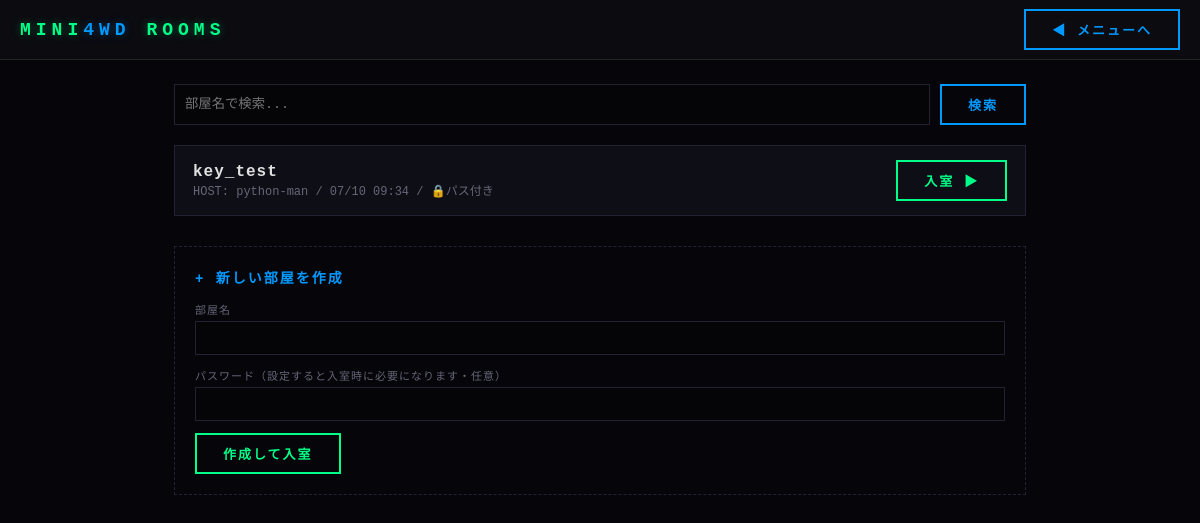
Before: /rooms/ (signed in) with the older database file.
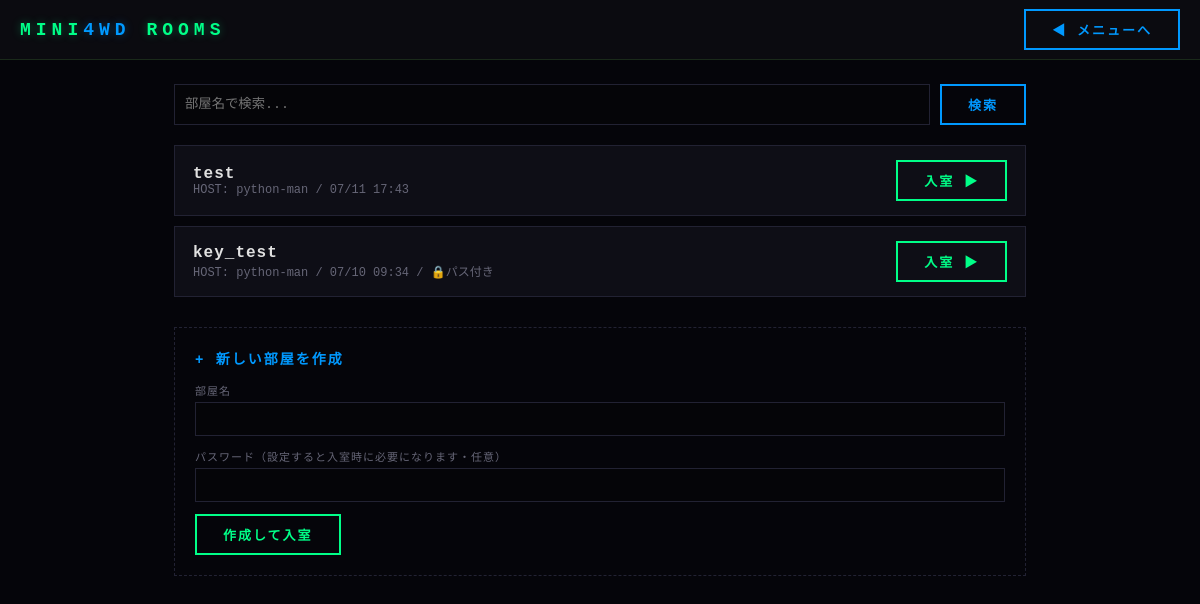
After: the same page with the newer database file.
### rooms/models/room_model.py (models this page shows, shortened)
class Room(models.Model):
    STATUS_WAITING = "WAITING"
    STATUS_RACING = "RACING"
    STATUS_CHOICES = [
        (STATUS_WAITING, "待機中"),
        (STATUS_RACING, "レース中"),
    ]
    room_id = models.CharField(max_length=36, primary_key=True, default=generate_room_id, editable=False)
    host_user = models.ForeignKey(
        settings.AUTH_USER_MODEL,
        on_delete=models.SET_NULL,
        null=True,
        related_name="hosted_rooms",
        verbose_name="ホストユーザー",
    )
    room_name = models.CharField(max_length=64)
    is_public = models.BooleanField(default=True)
    password = models.CharField(max_length=64, null=True, blank=True, help_text="パス付き部屋用（null許容）")
    status = models.CharField(max_length=10, choices=STATUS_CHOICES, default=STATUS_WAITING)
    created_at = models.DateTimeField(auto_now_add=True)
    bot_list = models.JSONField(default=list, blank=True, help_text='現在のBotリスト（例: ["Bot1","Bot2"]）')
    current_race_setup = models.JSONField(
        null=True, blank=True,
        help_text="race_consumer.send_race_setup()が生成した race_seed/car_configs/参加者対応表",
    )
    class Meta:
        db_table = "room"
        verbose_name = "部屋"
        verbose_name_plural = "部屋"
    @property
    def has_password(self):
        return bool(self.password)

### accounts/models/user_model.py (models this page shows, shortened)
class User(AbstractBaseUser, PermissionsMixin):
    user_id = models.BigAutoField(primary_key=True)
    name = models.CharField(
        max_length=32,
        unique=True,
        validators=[validate_halfwidth_name],
        help_text="半角英数字のみ、32字以下",
    )
    car = models.ForeignKey(
        "garage.Car",
        null=True,
        blank=True,
        on_delete=models.SET_NULL,
        related_name="equipped_by_users",
        verbose_name="現在装備中の車体",
    )
    achievement = models.ForeignKey(
        "accounts.Achievement",
        null=True,
        blank=True,
        on_delete=models.SET_NULL,
        related_name="featured_by_users",
        verbose_name="表示中の実績",
    )
    rate = models.IntegerField(default=1500, verbose_name="レート")
    en = models.BigIntegerField(default=0, verbose_name="ゲーム内通貨")
    tickets = models.IntegerField(default=0, verbose_name="購入チケット数")
    last_login_at = models.DateTimeField(
        null=True,
        blank=True,
        verbose_name="最終ログイン日時（ログインボーナス判定用）",
    )
    is_active = models.BooleanField(default=True)
    is_staff = models.BooleanField(default=False)
    date_joined = models.DateTimeField(auto_now_add=True)
    objects = UserManager()
    USERNAME_FIELD = "name"
    REQUIRED_FIELDS = []
    class Meta:
        db_table = "user"
        verbose_name = "ユーザー"
        verbose_name_plural = "ユーザー"

### rooms/views/rooms_view.py (the view)
# urls.py: path("", views.rooms_list_view, name="index"),
@login_required
def rooms_list_view(request):
    q = request.GET.get("q", "").strip()
    rooms = Room.objects.filter(status=Room.STATUS_WAITING).order_by("-created_at")
    if q:
        rooms = rooms.filter(room_name__icontains=q)
    form = RoomCreateForm()
    return render(request, "rooms/rooms.html", {"rooms": rooms[:100], "form": form, "query": q})

### rooms/forms.py
class RoomCreateForm(forms.Form):
    room_name = forms.CharField(max_length=64, label="部屋名")
    password = forms.CharField(
        max_length=64, required=False,
        label="パスワード（設定すると入室時にパスワードが必要になります）",
    )

### rooms/templates/rooms/rooms.html (shortened to what this page needs)
{% load static %}
<!DOCTYPE html>
<html lang="ja">
<head>
    <link rel="stylesheet" href="{% static 'accounts/style.css' %}">
</head>
<body>
    <div id="header">
        <div id="title">MINI<span>4WD</span> ROOMS</div>
        <a class="btn alt" href="{% url 'menu:index' %}">◀ メニューへ</a>
    </div>
    <div id="rooms-main">
        <form method="get" class="search-row">
            <input type="text" name="q" value="{{ query }}" placeholder="部屋名で検索...">
            <button type="submit" class="btn alt">検索</button>
        </form>
        <div class="room-list">
            {% for room in rooms %}
            <div class="room-row">
                <div>
                    <div class="rn">{{ room.room_name }}</div>
                    <div class="meta">HOST: {{ room.host_user.name }} / {{ room.created_at|date:"m/d H:i" }}{% if room.has_password %} / 🔒パス付き{% endif %}</div>
                </div>
                <a class="btn" href="{% url 'game:race' room.room_id %}">入室 ▶</a>
            </div>
            {% empty %}
            <p class="hint-text">現在公開されている部屋はありません。新しく作成しましょう。</p>
            {% endfor %}
        </div>
        <div class="create-card">
            <h3>+ 新しい部屋を作成</h3>
            <form method="post" action="{% url 'rooms:create' %}">
                <div class="field">
                    <label>部屋名</label>
                    {{ form.room_name }}
                </div>
                <div class="field">
                    <label>パスワード（設定すると入室時に必要になります・任意）</label>
                    {{ form.password }}
                </div>
                <button type="submit" class="btn">作成して入室</button>
            </form>
        </div>
    </div>
</body>
</html>

Changed rows visible on the page:
added Room: room_name "test", host_user.name "python-man", created_at "07/11 17:43"
